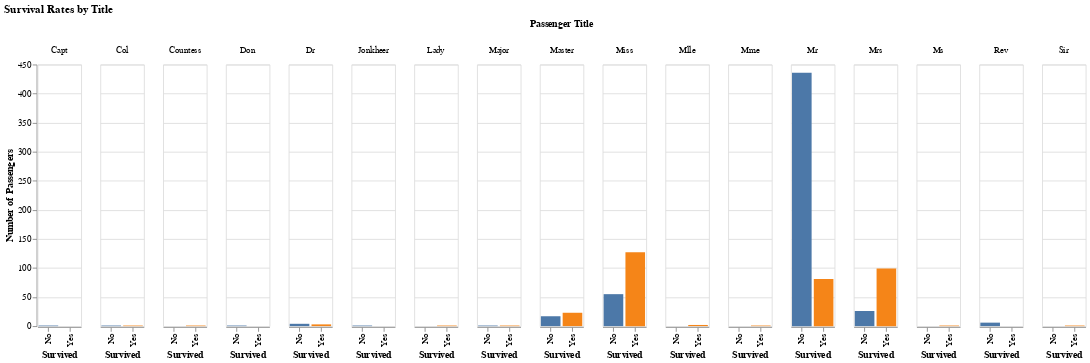

Notebook code for this chart:
### Markdown cell above
### Revisit Visualizations
Now that you have the new columns in place. Revisit the pairwise comparison plots to see if the new columns reveal any interesting relationships.

### Code cell
# Enter the code needed to recheck the pairwise comparison.
alt.Chart(titanic_df).mark_bar(

).encode(
    alt.X('Survived:N', title='Survived'),
    alt.Y('count()', title='Number of Passengers'),
    color=alt.Color('Survived:N', legend=None),
    column=alt.Column('Title', title='Passenger Title')
).properties(
    width=50,
    title='Survival Rates by Title'
)

### Figure 1 — Vega-Lite specification as saved in the notebook (floating-point values rounded to 4 significant figures; data arrays with more than 128 entries replaced by an {"elided": "..."} marker saying what was removed)
{"config": {"view": {"continuousWidth": 300, "continuousHeight": 300}}, "data": {"name": "data-28c6201fd6d35711e1d6c768992acb05"}, "mark": {"type": "bar"}, "encoding": {"color": {"field": "Survived", "legend": null, "type": "nominal"}, "column": {"field": "Title", "title": "Passenger Title", "type": "nominal"}, "x": {"field": "Survived", "title": "Survived", "type": "nominal"}, "y": {"aggregate": "count", "title": "Number of Passengers", "type": "quantitative"}}, "title": "Survival Rates by Title", "width": 50, "$schema": "https://vega.github.io/schema/vega-lite/v5.20.1.json", "datasets": {"data-28c6201fd6d35711e1d6c768992acb05": {"elided": "891 records"}}}
